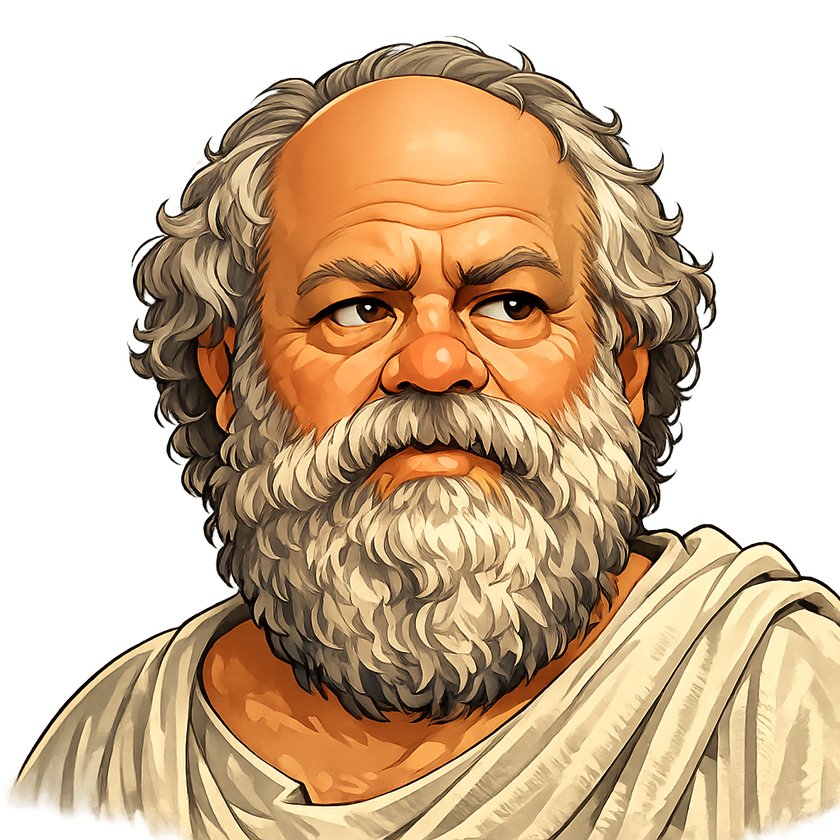
#> input picture assets/source-portrait.png, 840 x 840 px, shrunk from 1024 x 1024 before the run
$ python preview_on_black.py ../assets/source-portrait.png ../assets/face_halftone.png
#> lines starting #> are read from the running program, lines starting #| are printed output that depends on the picture
#!/usr/bin/env python3
# Composite a halftone PNG onto an ink-black background for visual review.
# Build-time only; not part of the runtime asset pipeline.

import sys
from pathlib import Path

from PIL import Image


INK_BLACK = (38, 36, 51, 255)


def composite(in_path: Path, out_path: Path, bg=INK_BLACK) -> None:
#> called with bg = (38, 36, 51, 255)
    fg = Image.open(in_path).convert("RGBA")
#> fg is the input picture: PIL image 840x840 RGBA; mean R, G, B, A 116.8, 91.5, 62.9, 160
    bg_img = Image.new("RGBA", fg.size, bg)
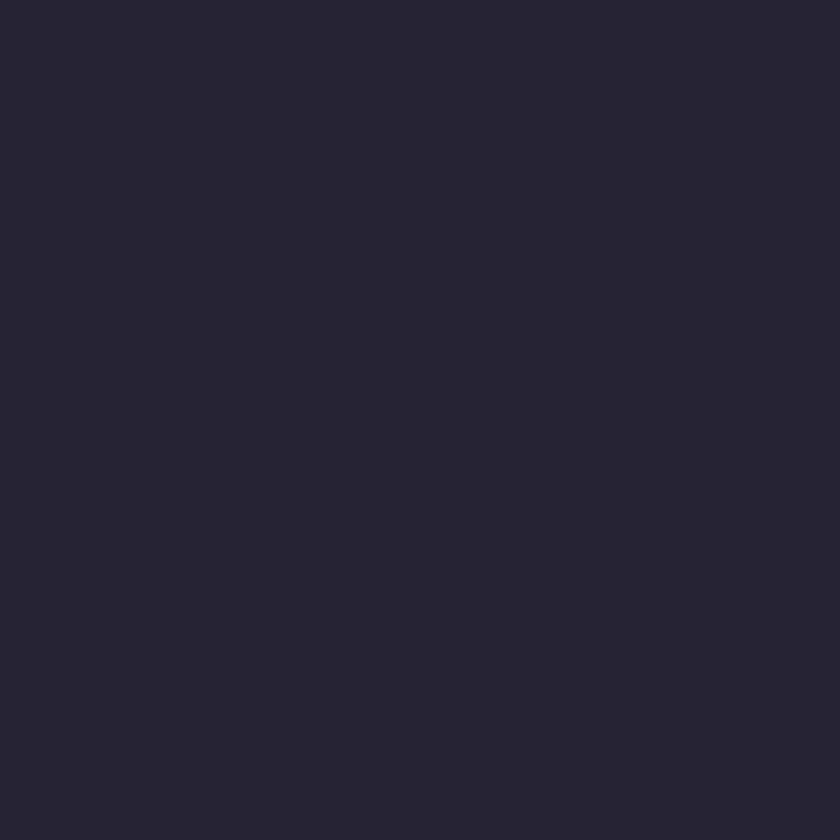
#> bg_img: PIL image 840x840 RGBA; mean R, G, B, A 38, 36, 51, 255
    bg_img.alpha_composite(fg)
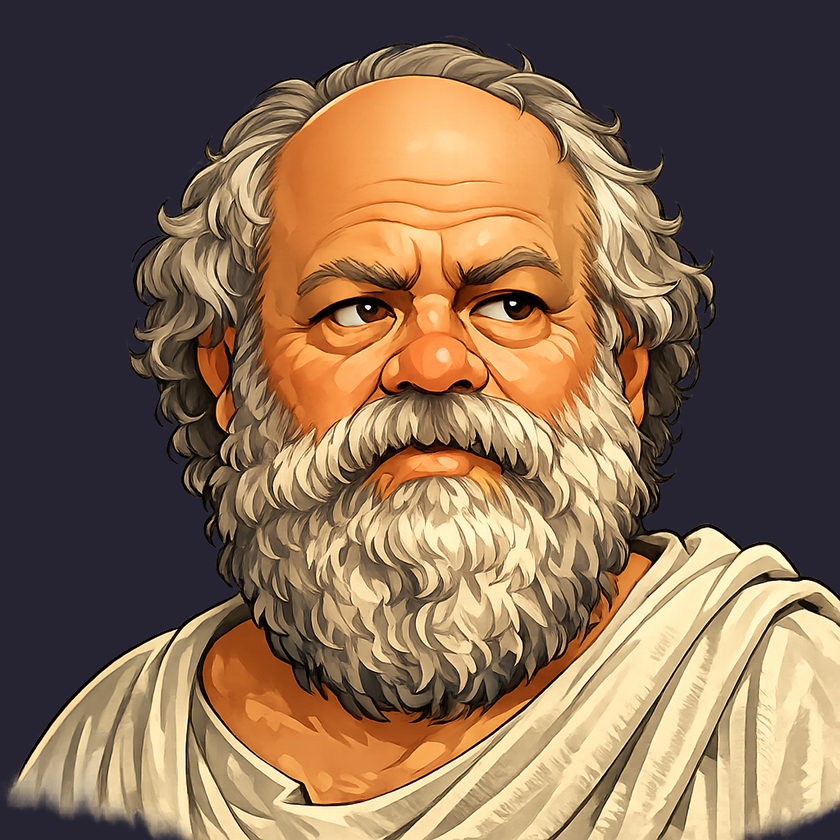
#> bg_img: PIL image 840x840 RGBA; mean R, G, B, A 128.7, 103, 80.4, 255
    bg_img.convert("RGB").save(out_path, "PNG", optimize=True)
    print(f"preview: {in_path.name} on ink-black -> {out_path.name}", file=sys.stderr)


def main() -> int:
    if len(sys.argv) < 3:
        print("usage: preview_on_black.py IN OUT", file=sys.stderr)
        return 2
    composite(Path(sys.argv[1]), Path(sys.argv[2]))
    return 0


if __name__ == "__main__":
    raise SystemExit(main())
#> (the program exits here)
